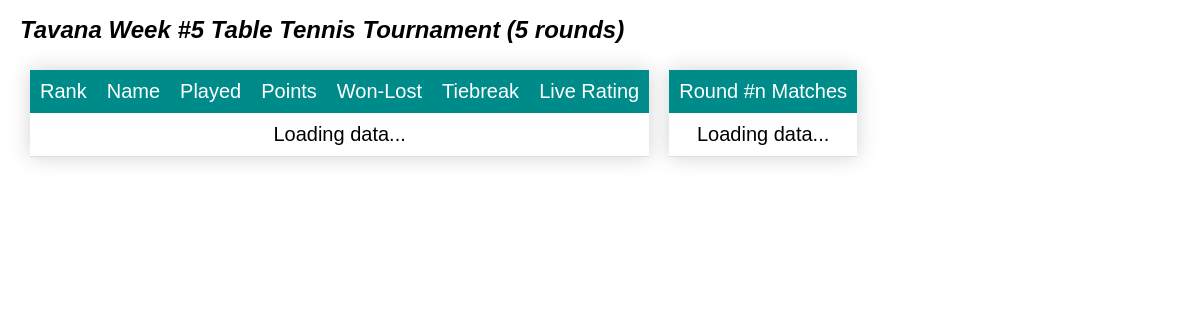
The app's page /105/, older data.
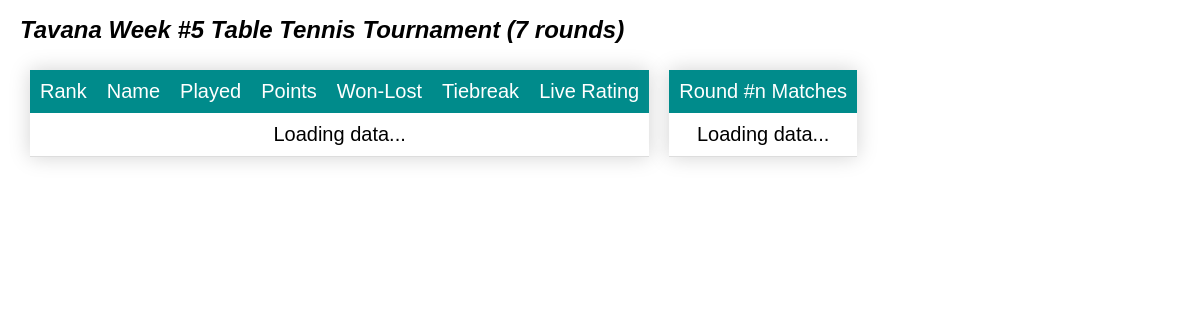
The same page, newer data.
### app/models.py (models this page shows, shortened)
class Tournament(models.Model):
    name = models.CharField(max_length=100, null=False, unique=True)
    sport = models.ForeignKey(Sport(), on_delete=models.CASCADE, null=True)
    number_of_rounds = models.IntegerField(null=True)
    class Meta:
        ordering = ['sport', 'name', ]

class Sport(models.Model):
    name = models.CharField(max_length=20, unique=True, null=False)
    def __str__(self):
        return self.name

### app/views.py (the view)
# urls.py: path('<int:tournamentId>/', views.scoreboard, name='scoreboard'),
def scoreboard(request, tournamentId):
    print(tournamentId)
    theTour = models.Tournament.objects.get(id=tournamentId)
    context = {'tournament': theTour}
    return render(request, 'scoreboard.html', context=context)

### app/templates/scoreboard.html (shortened to what this page needs)
{% extends "template.html" %}
{% load static %}
{% block content %}
<h1> {{ tournament.name }} {{ tournament.sport }} Tournament ({{ tournament.number_of_rounds }} rounds) </h1>
<div style="display: flex; flex-wrap: wrap;">
    <div id="div1">
        <table id="tbTable" class="styled-table">
            <thead>
                <tr>
                    <td>Rank</td>
                    <td>Name</td>
                    <td>Played</td>
                    <td>Points</td>
                    <td nowrap>Won-Lost</td>
                    <td>Tiebreak</td>
                    <td nowrap>Live Rating</td>
                </tr>
            </thead>
            <tbody>
                <tr>
                    <td colspan=7> Loading data...</td>
                </tr>
            </tbody>
        </table>
    </div>
    <div id="div2">
        <table id="tbMatches" class="styled-table">
            <thead>
                <tr>
                    <td align=center colspan="3">Round #n Matches</td>
                </tr>
            </thead>
            <tbody>
                <tr>
                    <td colspan=3> Loading data...</td>
                </tr>
            </tbody>
        </table>
    </div>
</div>
{% endblock %}

### app/templates/template.html (shortened to what this page needs)
<!DOCTYPE html>
<html>
{% load static %}
<head>
    <link rel=stylesheet href="{% static 'style.css' %}" type=text/css>
</head>
<body onload="load()">
    {% block content %} {% endblock %}
    <br>
</body>
</html>

### app/static/style.css (style rules this page uses)
body { font-family: Calibri, Arial, sans-serif; font-size: 20px; margin: 0px 20px; }
* { font-family: Calibri, Arial, sans-serif; font-size: 20px; }
h1 { font-family: Cambria, Calibri, Arial, sans-serif; font-size: x-large; font-style: italic; }

### app/templates/scoreboard.html (style rules this page uses)
.styled-table { border-collapse: collapse; margin: 10px; box-shadow: 0 0 20px lightgray; }
.styled-table thead tr { background-color: darkcyan; color: white; text-align: left; }
.styled-table tbody tr { border-bottom: 1px solid #dddddd; text-align: center; }
.styled-table th, .styled-table td { padding: 10px; }

Row changes from the older to the newer data that the page shows:
changed Tournament "Tavana Week #5": number_of_rounds "5" → "7"
